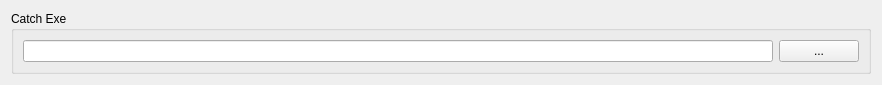
<?xml version="1.0" encoding="UTF-8"?>
<ui version="4.0">
 <class>ExePickerWidget</class>
 <widget class="QWidget" name="ExePickerWidget">
  <property name="geometry">
   <rect>
    <x>0</x>
    <y>0</y>
    <width>882</width>
    <height>83</height>
   </rect>
  </property>
  <property name="maximumSize">
   <size>
    <width>16777215</width>
    <height>83</height>
   </size>
  </property>
  <property name="windowTitle">
   <string>Form</string>
  </property>
  <layout class="QHBoxLayout" name="horizontalLayout">
   <item>
    <widget class="QGroupBox" name="groupBox">
     <property name="title">
      <string>Catch Exe</string>
     </property>
     <layout class="QHBoxLayout" name="horizontalLayout_3">
      <item>
       <layout class="QHBoxLayout" name="horizontalLayout_2">
        <item>
         <widget class="QLineEdit" name="lineEdit"/>
        </item>
        <item>
         <widget class="QPushButton" name="pushButton">
          <property name="text">
           <string>...</string>
          </property>
         </widget>
        </item>
       </layout>
      </item>
     </layout>
    </widget>
   </item>
  </layout>
 </widget>
 <resources/>
 <connections>
  <connection>
   <sender>pushButton</sender>
   <signal>pressed()</signal>
   <receiver>ExePickerWidget</receiver>
   <slot>BrowseExe()</slot>
   <hints>
    <hint type="sourcelabel">
     <x>797</x>
     <y>39</y>
    </hint>
    <hint type="destinationlabel">
     <x>679</x>
     <y>6</y>
    </hint>
   </hints>
  </connection>
 </connections>
 <slots>
  <slot>BrowseExe()</slot>
 </slots>
</ui>
